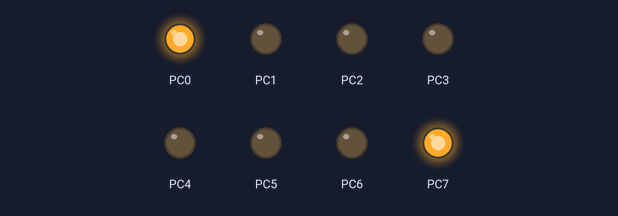
Bench run of a program on a simulated ATmega128, built with avr-gcc and emulated at 16 MHz. Parts: output pins drawn as LEDs (lit = HIGH).

Above: at 0.1 s.
At 0.7 s:
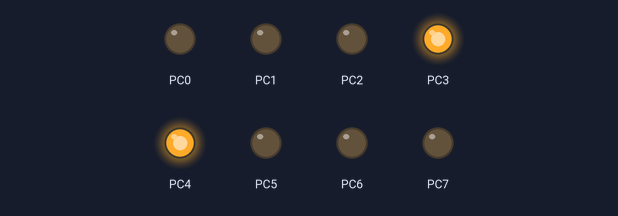
At 1.7 s:
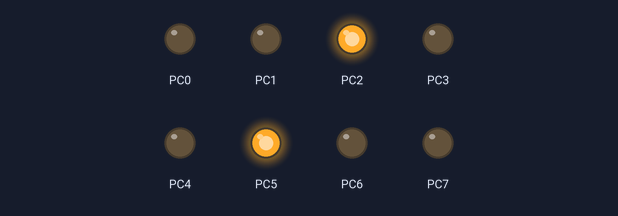
At 2.7 s:
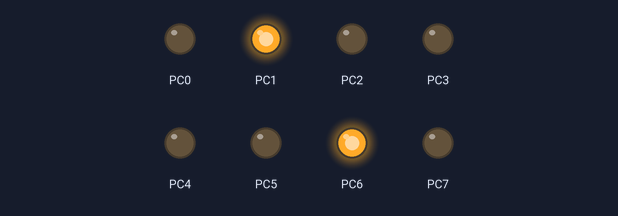
Timing chart, 0 to 3.0 s (numbered marks = the images above):
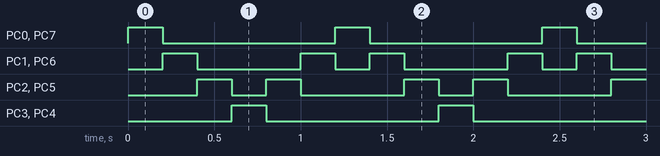

The program:

main.c
```c
#define F_CPU 16000000UL
#include <avr/io.h>
#include <util/delay.h>

#define LED_DDR DDRC // LED bar 제어를 위한 방향설정
#define LED_PORT PORTC // LED bar 를 켜고 끄기 위한 포트 정의.
//코드의 최적화 및 간결화를 위해서 정의를 해주면 유지보수 및 관리하기 편함.

int main(void)
{
	LED_DDR = 0xff; //0b11111111 = 0xff; (방향설정 출력 or 입력)
    while (1)
    {
		for(uint8_t i = 0; i < 3; i++)
		{
			LED_PORT = (0x01 << i) | (0x80 >> i);
			_delay_ms(200);
		}
		for(uint8_t j = 1; j < 4; j++)
		{
			LED_PORT = (0x08 << j) | (0x10 >>j);
			_delay_ms(200);
		}


		//for(uint8_t i = 0; i < 8; i++)
		//{
			//LED_PORT = 0x01 << i;
			//_delay_ms(200);
			//if(LED_PORT == 0x80)
			//{
				//for(uint8_t j = 0; j<8;j++)
				//{
					//LED_PORT = 0x80 >> j;
					//_delay_ms(200);
				//}
			//}
			//
		//}


		//for (uint8_t j = 7; j > 0; j--)
		//{
		//LED_PORT = 0x01 << j;
		//_delay_ms(200);
		//}


    }
}
```

Measured:
- by itself, PC0, PC3, PC4, PC7: alternates HIGH for 0.20 s and LOW for 1.0 s
- by itself, PC1, PC6: repeats every 1.2 s: LOW 0.60 s, HIGH 0.20 s, LOW 0.20 s, HIGH 0.20 s
- by itself, PC2, PC5: repeats every 1.2 s: LOW 0.20 s, HIGH 0.20 s, LOW 0.60 s, HIGH 0.20 s
